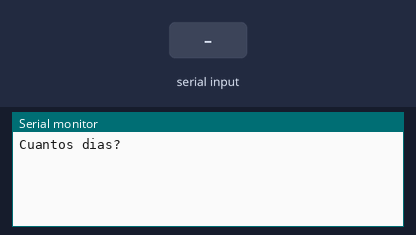
Bench run of a sketch on a simulated Arduino Uno, built with avr-gcc and run on an emulated ATmega328P. Parts: the last lines printed to the serial monitor. Inputs (shaded band) come from the test bench.

Above: at 1.2 s.
1.3 s: "90,45\n" received over Serial
At 2.1 s:
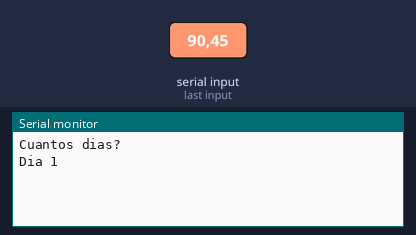
2.8 s: "30,150\n" received over Serial
At 3.3 s:
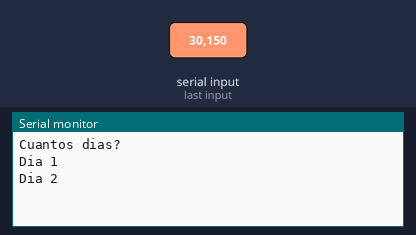

The sketch:

Ejercicio_Alza_del_dolar.ino
```cpp
int n;
float maximo=0;
float anterior,actual;

void setup() {
  //Se inicializa la comunicación serial
  Serial.begin(9600);
}

void loop() {
  Serial.println("Cuantos dias?");
  //Este while true es para que sólo pregunte una vez y se quede esperando el input
  while (true) {
    if (Serial.available()) {
      //Se lee la entrada como un string, eso facilita las cosas
      String input = Serial.readStringUntil('\n');
      //Se transforma el string a float
      n = input.toFloat();
      break;
    }
  }
  for(int i=1;i<=n;i++){
    Serial.print("Dia ");
    Serial.println(i);
    while (true) {
      if (Serial.available()) {
        //Se lee la entrada como un string, eso facilita las cosas
        String input = Serial.readStringUntil('\n');
        //Se transforma el string a float
        actual = input.toFloat();
        break;
      }
    }
    if (i==1){
      anterior = actual;
    }
    float temp = actual - anterior;
    if (temp > maximo){
      maximo = temp;
    }
    anterior = actual;
  }
  if(maximo >0){
    Serial.print("La mayor alza fue de $");
    Serial.println(maximo);
  }else{
    Serial.println("No hubo alzas");
  }
}
```

Measured:
- after the input at 1.3 s, the serial monitor: prints a new line at once (image 1)
- after the input at 2.8 s, the serial monitor: prints a new line at once (image 2)
